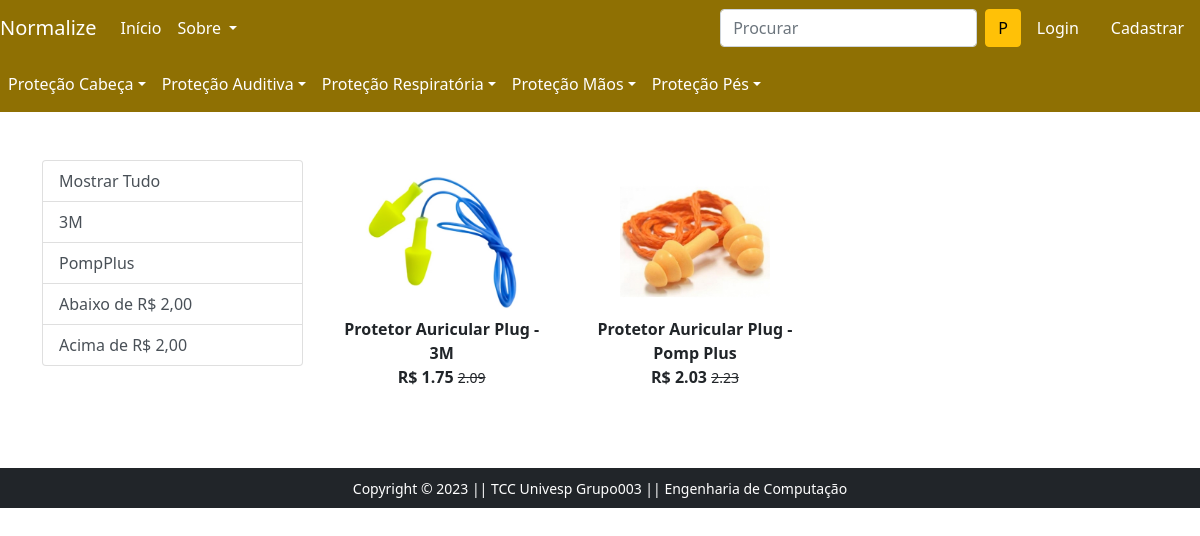
The app's page /protetorPlug/ with its own data.
### app/models.py (models this page shows, shortened)
class Product(models.Model):
    title = models.CharField(max_length=100)
    selling_price = models.FloatField()
    discounted_price = models.FloatField()
    description = models.TextField()
    brand = models.CharField(max_length=100)
    category = models.CharField(choices=CATEGORY_CHOICES,max_length=2)
    sub_category = models.TextField()
    product_image = models.ImageField(upload_to='productimg')

### app/views.py (the view)
# urls.py: path('protetorPlug/', views.protetorPlug, name='protetorPlug'),
def protetorPlug(request, data=None):
    if data == None:
        protetorPlug = Product.objects.filter(category='PA').filter(sub_category='protetor-auricular-plug')
    elif data == '3M' or data == 'PompPlus':
        protetorPlug = Product.objects.filter(category='PA').filter(brand=data).filter(sub_category='protetor-auricular-plug')
    elif data == 'abaixo':
        protetorPlug = Product.objects.filter(category='PA').filter(sub_category='protetor-auricular-plug').filter(discounted_price__lt=2)
    elif data == 'acima':
        protetorPlug = Product.objects.filter(category='PA').filter(sub_category='protetor-auricular-plug').filter(discounted_price__gt=2)
    return render(request, 'app/protetorPlug.html',{'protetorPlug':protetorPlug})

### app/templates/app/protetorPlug.html (shortened to what this page needs)
{% extends 'app/base.html' %}
{% load static %}
{% block main-content %}
<div class="container my-5">
 <div class="row">
  <div class="col-sm-3">
    <div class="list-group">
        <a href="{% url 'protetorPlug' %}" class="list-group-item
        list-group-item-action" aria-current="true">Mostrar Tudo</a>
        <a href="{% url 'protetorPlugdata' '3M' %}" class="list-group-item
        list-group-item-action">3M</a>
        <a href="{% url 'protetorPlugdata' 'PompPlus' %}" class="list-group-item
        list-group-item-action">PompPlus</a>
        <a href="{% url 'protetorPlugdata' 'abaixo' %}" class="list-group-item
        list-group-item-action">Abaixo de R$ 2,00</a>
        <a href="{% url 'protetorPlugdata' 'acima' %}" class="list-group-item
        list-group-item-action">Acima de R$ 2,00</a>
    </div>
  </div>
  <div class="col-sm-8">
    <div class="row">
        {% for product in protetorPlug %}
        <div class="col-sm-4 text-center mb-4">
            <a href="{% url 'product-detail' product.id %}" class="btn">
                <div class="item">
                    <img src="{{product.product_image.url}}" alt="" height="150" class="">
                    <div class="fw-bold">{{product.title}}</div>
                    <div class="fw-bold">R$ {{product.discounted_price}}
                    <small class="fw-light text-decoration-line-through">{{product.selling_price}}</small></div>
                </div>
            </a>
        </div>
        {% endfor %}
    </div>
  </div>
 </div>
</div>
{% endblock main-content %}

### records on screen
Product: product_image (picture), title "Protetor Auricular Plug - 3M", discounted_price "1.75", selling_price "2.09"
Product: product_image (picture), title "Protetor Auricular Plug - Pomp Plus", discounted_price "2.03", selling_price "2.23"
